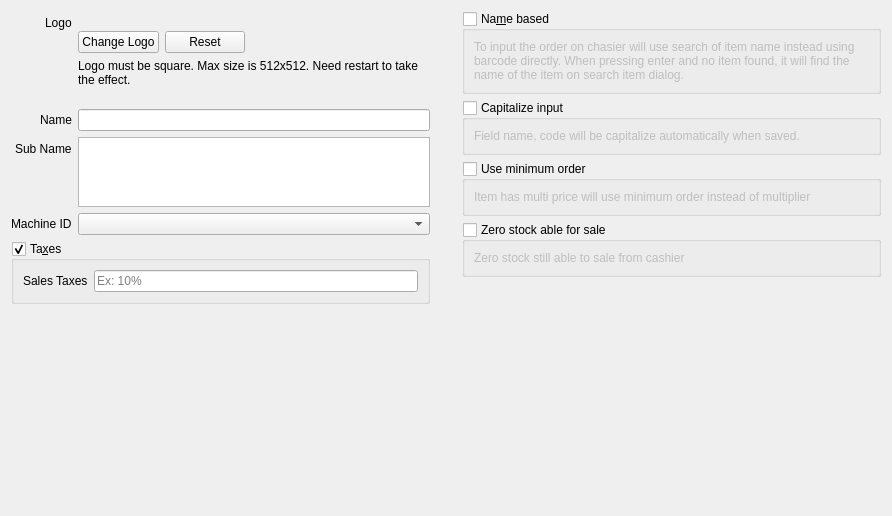
         <widget class="QWidget" name="scrollAreaWidgetContents_3">
          <property name="geometry">
           <rect>
            <x>0</x>
            <y>0</y>
            <width>892</width>
            <height>516</height>
           </rect>
          </property>
          <layout class="QVBoxLayout" name="verticalLayout_11">
           <item>
            <layout class="QHBoxLayout" name="horizontalLayout_3" stretch="1,0,1">
             <property name="spacing">
              <number>6</number>
             </property>
             <property name="rightMargin">
              <number>0</number>
             </property>
             <property name="bottomMargin">
              <number>0</number>
             </property>
             <item>
              <layout class="QVBoxLayout" name="verticalLayout_16">
               <property name="bottomMargin">
                <number>20</number>
               </property>
               <item>
                <layout class="QFormLayout" name="formLayout_5">
                 <property name="labelAlignment">
                  <set>Qt::AlignRight|Qt::AlignTrailing|Qt::AlignVCenter</set>
                 </property>
                 <item row="1" column="0">
                  <widget class="QLabel" name="label_16">
                   <property name="text">
                    <string>Name</string>
                   </property>
                  </widget>
                 </item>
                 <item row="2" column="0">
                  <widget class="QLabel" name="label_17">
                   <property name="text">
                    <string>Sub Name</string>
                   </property>
                  </widget>
                 </item>
                 <item row="1" column="1">
                  <widget class="QLineEdit" name="lineAppName"/>
                 </item>
                 <item row="2" column="1">
                  <widget class="QPlainTextEdit" name="plainSubName">
                   <property name="sizePolicy">
                    <sizepolicy hsizetype="Expanding" vsizetype="Maximum">
                     <horstretch>0</horstretch>
                     <verstretch>0</verstretch>
                    </sizepolicy>
                   </property>
                   <property name="maximumSize">
                    <size>
                     <width>16777215</width>
                     <height>70</height>
                    </size>
                   </property>
                  </widget>
                 </item>
                 <item row="3" column="0">
                  <widget class="QLabel" name="label_22">
                   <property name="text">
                    <string>Machine ID</string>
                   </property>
                  </widget>
                 </item>
                 <item row="3" column="1">
                  <widget class="QComboBox" name="comboMachine"/>
                 </item>
                 <item row="0" column="0">
                  <widget class="QLabel" name="label_45">
                   <property name="text">
                    <string>Logo</string>
                   </property>
                  </widget>
                 </item>
                 <item row="0" column="1">
                  <layout class="QVBoxLayout" name="verticalLayout_26">
                   <property name="rightMargin">
                    <number>0</number>
                   </property>
                   <property name="bottomMargin">
                    <number>16</number>
                   </property>
                   <item>
                    <widget class="QLabel" name="labelLogo">
                     <property name="text">
                      <string/>
                     </property>
                    </widget>
                   </item>
                   <item>
                    <layout class="QHBoxLayout" name="horizontalLayout_9">
                     <property name="bottomMargin">
                      <number>0</number>
                     </property>
                     <item>
                      <widget class="QPushButton" name="pushLogo">
                       <property name="maximumSize">
                        <size>
                         <width>100</width>
                         <height>16777215</height>
                        </size>
                       </property>
                       <property name="text">
                        <string>Change Logo</string>
                       </property>
                      </widget>
                     </item>
                     <item>
                      <widget class="QPushButton" name="pushResetLogo">
                       <property name="text">
                        <string>Reset</string>
                       </property>
                      </widget>
                     </item>
                     <item>
                      <spacer name="horizontalSpacer_4">
                       <property name="orientation">
                        <enum>Qt::Horizontal</enum>
                       </property>
                       <property name="sizeHint" stdset="0">
                        <size>
                         <width>40</width>
                         <height>20</height>
                        </size>
                       </property>
                      </spacer>
                     </item>
                    </layout>
                   </item>
                   <item>
                    <widget class="QLabel" name="label_46">
                     <property name="text">
                      <string>Logo must be square. Max size is 512x512. Need restart to take the effect.</string>
                     </property>
                     <property name="wordWrap">
                      <bool>true</bool>
                     </property>
                    </widget>
                   </item>
                  </layout>
                 </item>
                </layout>
               </item>
               <item>
                <widget class="QGroupBox" name="groupBoxTax">
                 <property name="title">
                  <string>Ta&amp;xes</string>
                 </property>
                 <property name="checkable">
                  <bool>true</bool>
                 </property>
                 <property name="checked">
                  <bool>true</bool>
                 </property>
                 <layout class="QFormLayout" name="formLayout_8">
                  <item row="0" column="0">
                   <widget class="QLabel" name="label_25">
                    <property name="text">
                     <string>Sales Taxes</string>
                    </property>
                   </widget>
                  </item>
                  <item row="0" column="1">
                   <widget class="QLineEdit" name="lineSalesTax">
                    <property name="placeholderText">
                     <string>Ex: 10%</string>
                    </property>
                   </widget>
                  </item>
                 </layout>
                </widget>
               </item>
               <item>
                <spacer name="verticalSpacer_7">
                 <property name="orientation">
                  <enum>Qt::Vertical</enum>
                 </property>
                 <property name="sizeHint" stdset="0">
                  <size>
                   <width>20</width>
                   <height>40</height>
                  </size>
                 </property>
                </spacer>
               </item>
              </layout>
             </item>
             <item>
              <widget class="QWidget" name="widget" native="true">
               <property name="minimumSize">
                <size>
                 <width>20</width>
                 <height>0</height>
                </size>
               </property>
              </widget>
             </item>
             <item>
              <layout class="QVBoxLayout" name="verticalLayout_17">
               <property name="rightMargin">
                <number>0</number>
               </property>
               <property name="bottomMargin">
                <number>0</number>
               </property>
               <item>
                <widget class="QGroupBox" name="groupNameBased">
                 <property name="title">
                  <string>Na&amp;me based</string>
                 </property>
                 <property name="checkable">
                  <bool>true</bool>
                 </property>
                 <property name="checked">
                  <bool>false</bool>
                 </property>
                 <layout class="QVBoxLayout" name="verticalLayout_12">
                  <item>
                   <widget class="QLabel" name="label_26">
                    <property name="text">
                     <string>To input the order on chasier will use search of item name instead using barcode directly. When pressing enter and no item found, it will find the name of the item on search item dialog.</string>
                    </property>
                    <property name="wordWrap">
                     <bool>true</bool>
                    </property>
                   </widget>
                  </item>
                 </layout>
                </widget>
               </item>
               <item>
                <widget class="QGroupBox" name="groupCapitalize">
                 <property name="title">
                  <string>Capitalize input</string>
                 </property>
                 <property name="checkable">
                  <bool>true</bool>
                 </property>
                 <property name="checked">
                  <bool>false</bool>
                 </property>
                 <layout class="QVBoxLayout" name="verticalLayout_13">
                  <item>
                   <widget class="QLabel" name="label_27">
                    <property name="text">
                     <string>Field name, code will be capitalize automatically when saved.</string>
                    </property>
                   </widget>
                  </item>
                 </layout>
                </widget>
               </item>
               <item>
                <widget class="QGroupBox" name="groupUseMinimumOrder">
                 <property name="title">
                  <string>Use minimum order</string>
                 </property>
                 <property name="checkable">
                  <bool>true</bool>
                 </property>
                 <property name="checked">
                  <bool>false</bool>
                 </property>
                 <layout class="QVBoxLayout" name="verticalLayout_22">
                  <item>
                   <widget class="QLabel" name="label_40">
                    <property name="text">
                     <string>Item has multi price will use minimum order instead of multiplier</string>
                    </property>
                    <property name="wordWrap">
                     <bool>true</bool>
                    </property>
                   </widget>
                  </item>
                 </layout>
                </widget>
               </item>
               <item>
                <widget class="QGroupBox" name="groupZeroStock">
                 <property name="title">
                  <string>Zero stock able for sale</string>
                 </property>
                 <property name="checkable">
                  <bool>true</bool>
                 </property>
                 <property name="checked">
                  <bool>false</bool>
                 </property>
                 <layout class="QVBoxLayout" name="verticalLayout_25">
                  <item>
                   <widget class="QLabel" name="label_44">
                    <property name="text">
                     <string>Zero stock still able to sale from cashier</string>
                    </property>
                   </widget>
                  </item>
                 </layout>
                </widget>
               </item>
               <item>
                <spacer name="verticalSpacer_5">
                 <property name="orientation">
                  <enum>Qt::Vertical</enum>
                 </property>
                 <property name="sizeHint" stdset="0">
                  <size>
                   <width>20</width>
                   <height>40</height>
                  </size>
                 </property>
                </spacer>
               </item>
              </layout>
             </item>
            </layout>
           </item>
          </layout>
         </widget>
